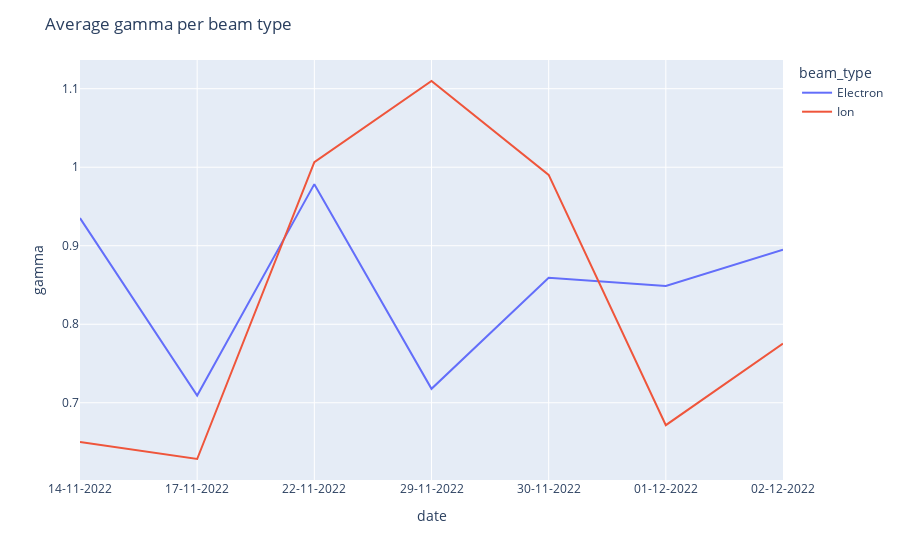

Notebook source saved alongside this figure:
### Code cell
# group df_gamma by date, and beam_type
df_gamma["date"] = pd.to_datetime(df_gamma["date"])
df_gamma["beam_type"] = df_gamma["beam_type"].astype("category")
df_gamma_group = df_gamma.groupby(by=["date", "beam_type"]).mean()
df_gamma_group = df_gamma_group.reset_index()
df_gamma_group["date"] = df_gamma_group["date"].dt.strftime("%d-%m-%Y")

# drop all columns except date, beam_type, gamma
df_gamma_group = df_gamma_group[["date", "beam_type", "gamma"]]
df_gamma_group["gamma"] = df_gamma_group["gamma"].astype("float")

# fillna 0
df_gamma_group["gamma"] = df_gamma_group["gamma"].fillna(0)

# plot a time series of gamma per beam_type
fig = px.line(df_gamma_group, x="date", y="gamma", color="beam_type")
fig.update_layout(title="Average gamma per beam type")
fig.show()

### Figure 1 — Plotly figure (JSON) as saved in the notebook; plotly's stock layout.template omitted (floating-point values rounded to 4 significant figures)
{"data": [{"hovertemplate": "beam_type=Electron<br>date=%{x}<br>gamma=%{y}<extra></extra>", "legendgroup": "Electron", "line": {"color": "#636efa", "dash": "solid"}, "marker": {"symbol": "circle"}, "mode": "lines", "name": "Electron", "orientation": "v", "showlegend": true, "type": "scatter", "x": ["14-11-2022", "17-11-2022", "22-11-2022", "29-11-2022", "30-11-2022", "01-12-2022", "02-12-2022"], "xaxis": "x", "y": [0.9352, 0.7093, 0.9785, 0.7178, 0.8591, 0.8486, 0.8948], "yaxis": "y"}, {"hovertemplate": "beam_type=Ion<br>date=%{x}<br>gamma=%{y}<extra></extra>", "legendgroup": "Ion", "line": {"color": "#EF553B", "dash": "solid"}, "marker": {"symbol": "circle"}, "mode": "lines", "name": "Ion", "orientation": "v", "showlegend": true, "type": "scatter", "x": ["14-11-2022", "17-11-2022", "22-11-2022", "29-11-2022", "30-11-2022", "01-12-2022", "02-12-2022"], "xaxis": "x", "y": [0.65, 0.6284, 1.006, 1.11, 0.9903, 0.6715, 0.7753], "yaxis": "y"}], "layout": {"legend": {"title": {"text": "beam_type"}, "tracegroupgap": 0}, "margin": {"t": 60}, "title": {"text": "Average gamma per beam type"}, "xaxis": {"anchor": "y", "domain": [0, 1], "title": {"text": "date"}}, "yaxis": {"anchor": "x", "domain": [0, 1], "title": {"text": "gamma"}}}}
